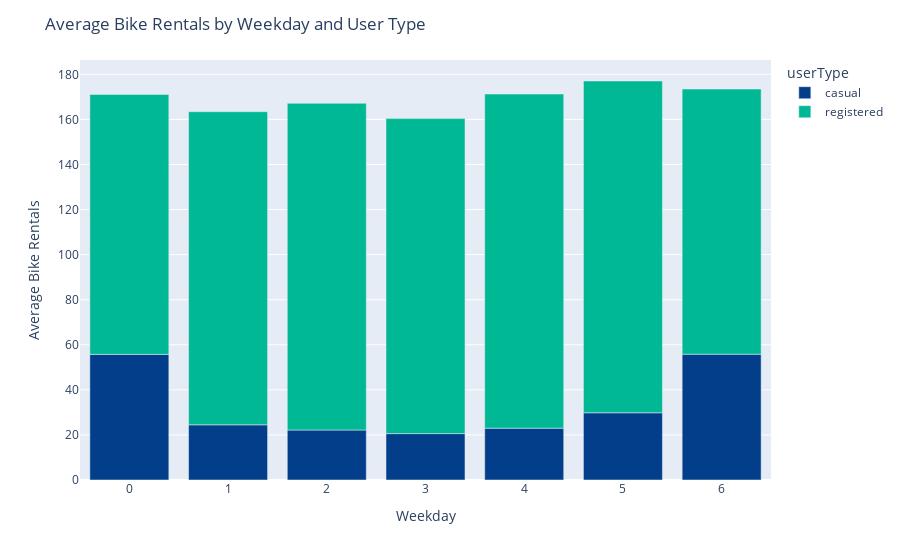

Notebook code for this chart:
### Markdown cell above
**- Average Usage of Shared Bikes per Weekday Segmented by Casual and Registered Users:**

### Code cell
# Grouping the data by weekday and user type and computing the average number of bike rentals
weekly = dfUser.loc[dfUser.holiday == 0, :].groupby(["weekday", "userType"], as_index=False)["cnt"].mean()

# Plotting the average number of bike rentals by weekday and user type.
fig = px.bar(weekly, x='weekday', y='cnt', color='userType',
             color_discrete_map={'registered': '#00b894', 'casual': '#023e8a'})
fig.update_layout(title='Average Bike Rentals by Weekday and User Type',
                  xaxis_title='Weekday',
                  yaxis_title='Average Bike Rentals')
fig.show()

### Figure 1 — Plotly figure (JSON) as saved in the notebook; plotly's stock layout.template omitted (floating-point values rounded to 4 significant figures)
{"data": [{"alignmentgroup": "True", "hovertemplate": "userType=casual<br>weekday=%{x}<br>cnt=%{y}<extra></extra>", "legendgroup": "casual", "marker": {"color": "#023e8a", "pattern": {"shape": ""}}, "name": "casual", "offsetgroup": "casual", "orientation": "v", "showlegend": true, "textposition": "auto", "type": "bar", "x": [0, 1, 2, 3, 4, 5, 6], "xaxis": "x", "y": [55.73, 24.48, 22.17, 20.58, 22.99, 29.83, 55.81], "yaxis": "y"}, {"alignmentgroup": "True", "hovertemplate": "userType=registered<br>weekday=%{x}<br>cnt=%{y}<extra></extra>", "legendgroup": "registered", "marker": {"color": "#00b894", "pattern": {"shape": ""}}, "name": "registered", "offsetgroup": "registered", "orientation": "v", "showlegend": true, "textposition": "auto", "type": "bar", "x": [0, 1, 2, 3, 4, 5, 6], "xaxis": "x", "y": [115.3, 138.9, 145.0, 139.8, 148.2, 147.2, 117.6], "yaxis": "y"}], "layout": {"barmode": "relative", "legend": {"title": {"text": "userType"}, "tracegroupgap": 0}, "margin": {"t": 60}, "title": {"text": "Average Bike Rentals by Weekday and User Type"}, "xaxis": {"anchor": "y", "domain": [0, 1], "title": {"text": "Weekday"}}, "yaxis": {"anchor": "x", "domain": [0, 1], "title": {"text": "Average Bike Rentals"}}}}
